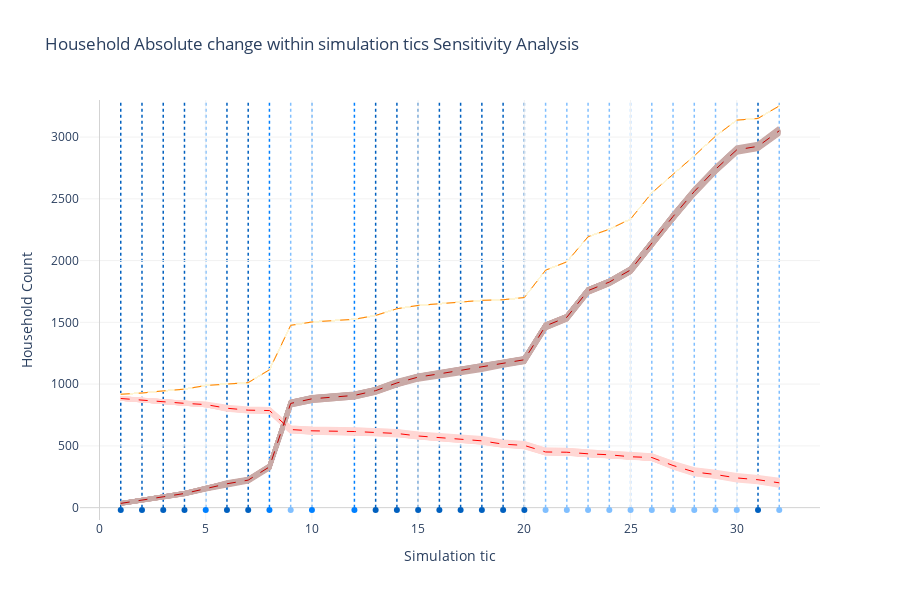

Here is the notebook cell this chart was saved with:
### Code cell
fig = go.Figure()
for i in range(0,49):
    subGraph = genericGraph.loc[genericGraph['test']==i].copy()

    for j in range(3):
        fig.add_trace(go.Scatter(
            x=subGraph['tic'],
            y=subGraph[colList[j]],
            line=styleListBG[j],
            name=titlesList[j]
            ))

for i in range(3):
    fig.add_trace(go.Scatter(
        x=avgGraph['tic'],
        y=avgGraph[colList[i]],
        line=styleList[i],
        name=titlesList[i]
    ))

maxY=3300
for xtic in aTics:
    fig.add_shape(type="line", x0=xtic, y0=0, x1=xtic, y1=maxY, line=dict(
        color=aC, width=1.5, dash="dot"), layer="below")

for xtic in rTics:
    fig.add_shape(type="line", x0=xtic, y0=0, x1=xtic, y1=maxY, line=dict(
        color=rC, width=1.5, dash="dot"), layer="below")

for xtic in rrTics:
    fig.add_shape(type="line", x0=xtic, y0=0, x1=xtic, y1=maxY,
                  line=dict(color=rrC, width=1.5, dash="dot"), layer="below")

    
fig.add_trace(go.Scatter(name='Addition', x=aTics, y=aYshift,
                         mode='markers', marker=dict(color=aC)))
fig.add_trace(go.Scatter(name='Reconstruction', x=rTics, y=rYshift,
                         mode='markers', marker=dict(color=rC)))
fig.add_trace(go.Scatter(name='Raze and Rebuild', x=rrTics,
                         y=rrYshift, mode='markers', marker=dict(color=rrC)))

fig.update_layout(width=widthD,height=heightD, title='Household Absolute change within simulation tics Sensitivity Analysis')
fig.update_yaxes(title='Household Count',range=[-100, maxY],gridwidth=1, gridcolor=gridBG,zerolinewidth=1,zerolinecolor='lightgrey')
fig.update_xaxes(title='Simulation tic',gridwidth=1, gridcolor=gridBG,zerolinewidth=1,zerolinecolor='lightgrey')
fig.update_layout(showlegend=False,plot_bgcolor='rgba(0,0,0,0)',legend=dict(yanchor="top", y=0.99, xanchor="left", x=0.01))
fig.show()
